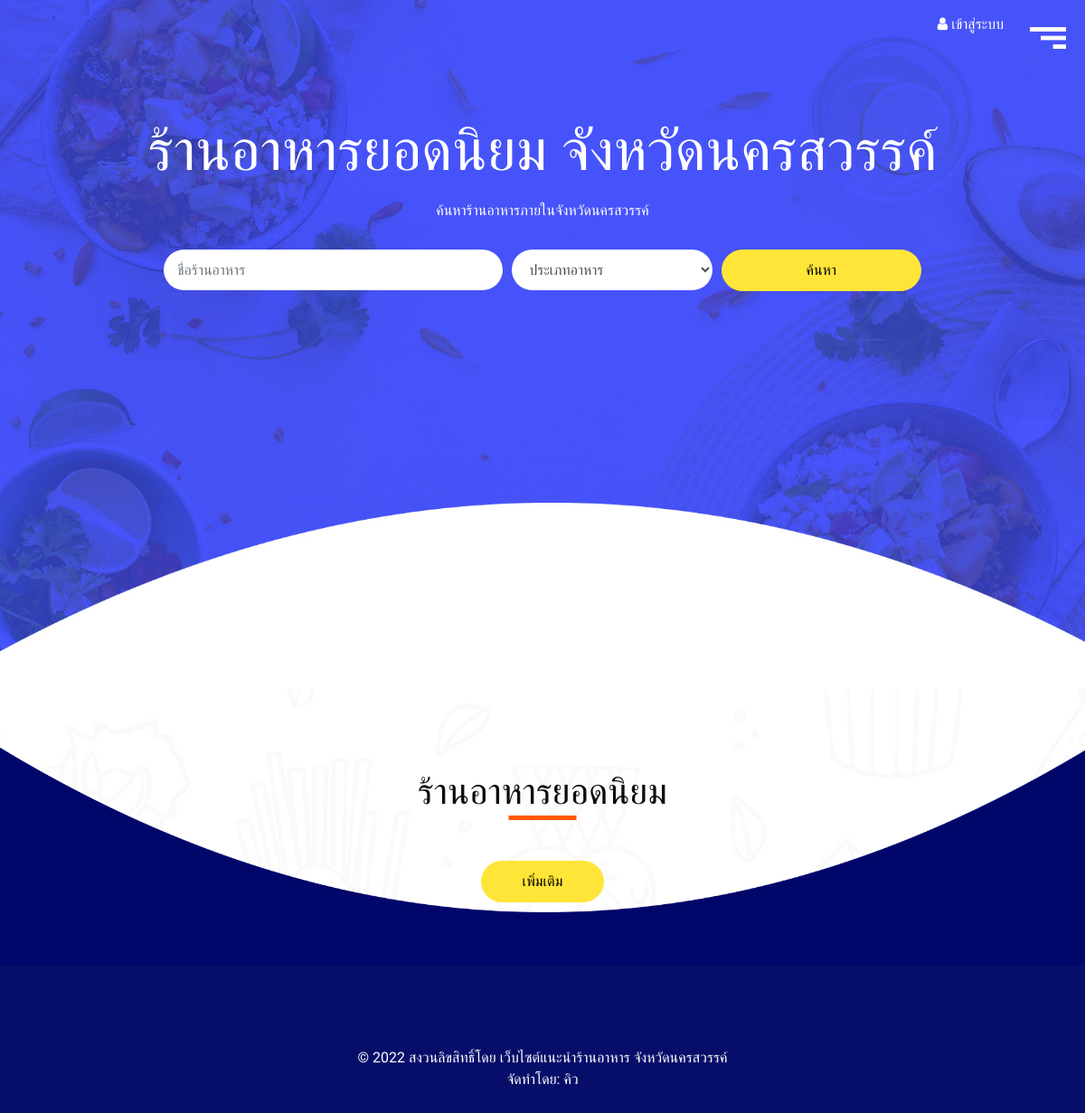
The page /home.php on the database as committed earlier.
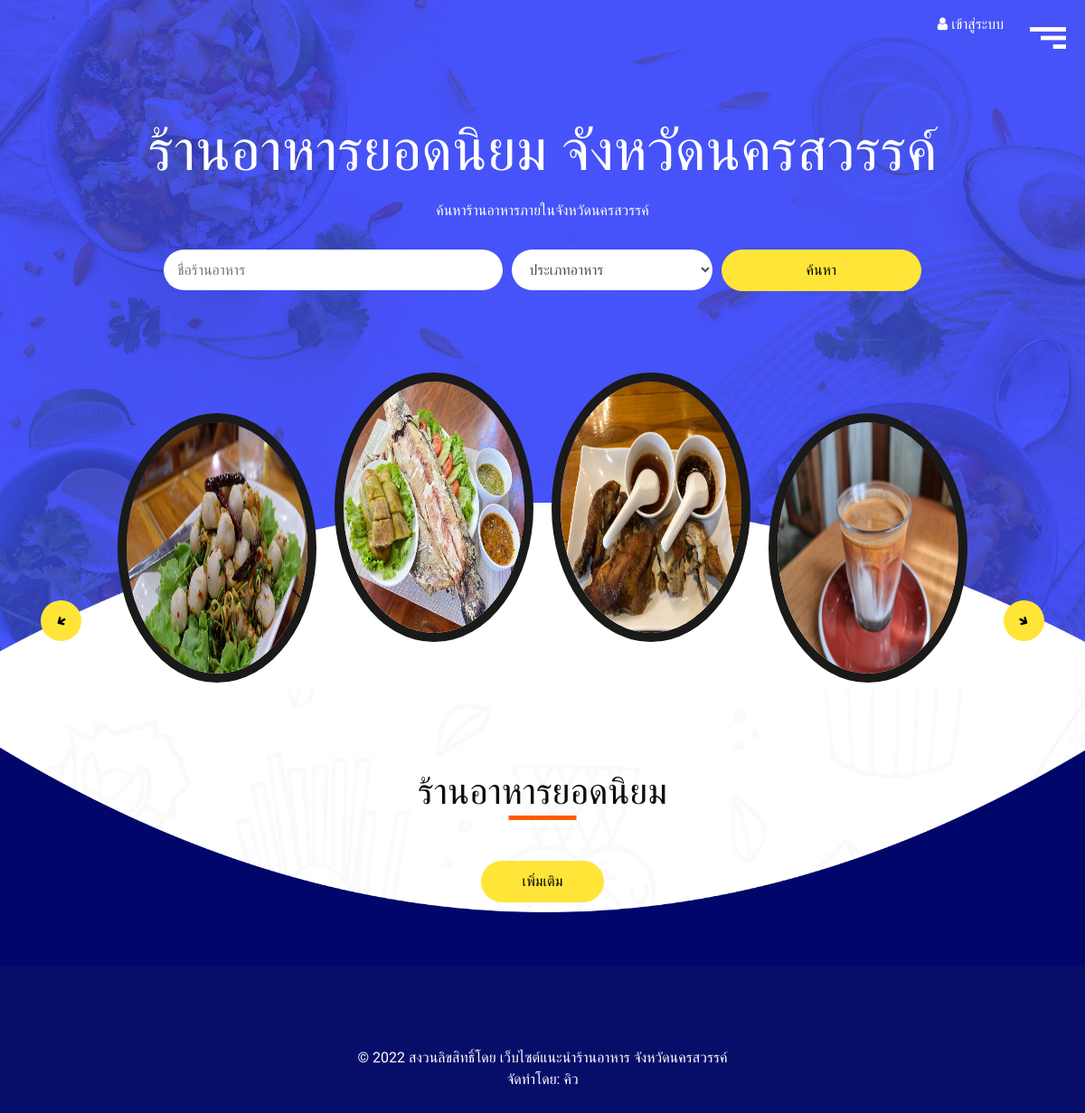
The same page on the database as committed later.
### tables this page shows
CREATE TABLE `menus` (
  `mn_id` int(11) NOT NULL COMMENT 'รหัสเมนู',
  `mn_name` varchar(255) NOT NULL COMMENT 'ชื่อเมนู',
  `mn_description` text NOT NULL COMMENT 'คำอธิบาย',
  `mn_image` text NOT NULL COMMENT 'ภาพเมนู',
  `mn_price` decimal(10,2) NOT NULL COMMENT 'ราคา',
  `res_id` int(11) NOT NULL COMMENT 'รหัสร้านอาหาร'
);

### home.php (the view, shortened to what this page needs)
<?php include("services/connect.php"); ?>
<?php
$sql = "SELECT * FROM menus LIMIT 8";
$menus_query = mysqli_query($conn, $sql);
?>
<!DOCTYPE html>
<html>
<head>
    <link rel="stylesheet" type="text/css" href="css/bootstrap.css" />
    <link href="css/font-awesome.min.css" rel="stylesheet" />
    <link rel="stylesheet" href="https://cdnjs.cloudflare.com/ajax/libs/jquery-nice-select/1.1.0/css/nice-select.min.css" />
    <link rel="stylesheet" href="https://cdnjs.cloudflare.com/ajax/libs/slick-carousel/1.9.0/slick.min.css" />
    <link rel="stylesheet" href="https://cdnjs.cloudflare.com/ajax/libs/slick-carousel/1.9.0/slick-theme.min.css.map" />
    <link href="css/style.css" rel="stylesheet" />
    <link href="css/responsive.css" rel="stylesheet" />
</head>
<body>
    <div class="hero_area">
        <?php include("header.php") ?>
        <section class="slider_section ">
            <div class="container ">
                <div class="row">
                    <div class="col-lg-10 mx-auto">
                        <div class="detail-box">
                            <h1>
                                ร้านอาหารยอดนิยม จังหวัดนครสวรรค์
                            </h1>
                            <p>
                                ค้นหาร้านอาหารภายในจังหวัดนครสวรรค์
                            </p>
                        </div>
                        <div class="find_container ">
                            <div class="container">
                                <div class="row">
                                    <div class="col">
                                        <form action="restaurants.php" method="get">
                                            <div class="form-row ">
                                                <div class="form-group col-lg-5">
                                                    <input type="text" class="form-control" placeholder="ชื่อร้านอาหาร" name="res_name">
                                                </div>
                                                <div class="form-group col-lg-3">
                                                    <select class="form-control" name="food_type">
                                                        <option value="" selected disabled>ประเภทอาหาร</option>
                                                    </select>
                                                </div>
                                                <div class="form-group col-lg-3">
                                                    <div class="btn-box">
                                                        <button type="submit" class="btn">ค้นหา</button>
                                                    </div>
                                                </div>
                                            </div>
                                        </form>
                                    </div>
                                </div>
                            </div>
                        </div>
                    </div>
                </div>
            </div>
            <div class="slider_container">
                <?php foreach ($menus_query as $menu) { ?>
                    <div class="item">
                        <div class="img-box">
                            <img src="images/menus/<?= $menu['mn_image'] ?>" alt="<?= $menu['mn_name'] ?>" />
                        </div>
                    </div>
                <?php } ?>
            </div>
        </section>
    </div>
    <section class="recipe_section layout_padding-top">
        <div class="container">
            <div class="heading_container heading_center">
                <h2>
                    ร้านอาหารยอดนิยม
                </h2>
            </div>
            <div class="btn-box">
                <a href="restaurants.php">
                    เพิ่มเติม
                </a>
            </div>
        </div>
    </section>
    <div class="footer_container">
        <section class="info_section ">
        </section>
        <footer class="footer_section">
            <div class="container">
                <p>
                    &copy; <span id="displayYear"></span> สงวนลิขสิทธิ์โดย
                    <a href="home.php">เว็บไซต์แนะนำร้านอาหาร จังหวัดนครสวรรค์</a><br>
                    จัดทำโดย: <a target="_blank" href="https://www.facebook.com/kiwtynaha">คิว</a>
                </p>
            </div>
        </footer>
    </div>
</body>
</html>

Rows that differ between the two databases and show on the page:
added menus: mn_image (picture)
added menus: mn_image (picture)
added menus: mn_image (picture)
added menus: mn_image (picture)
